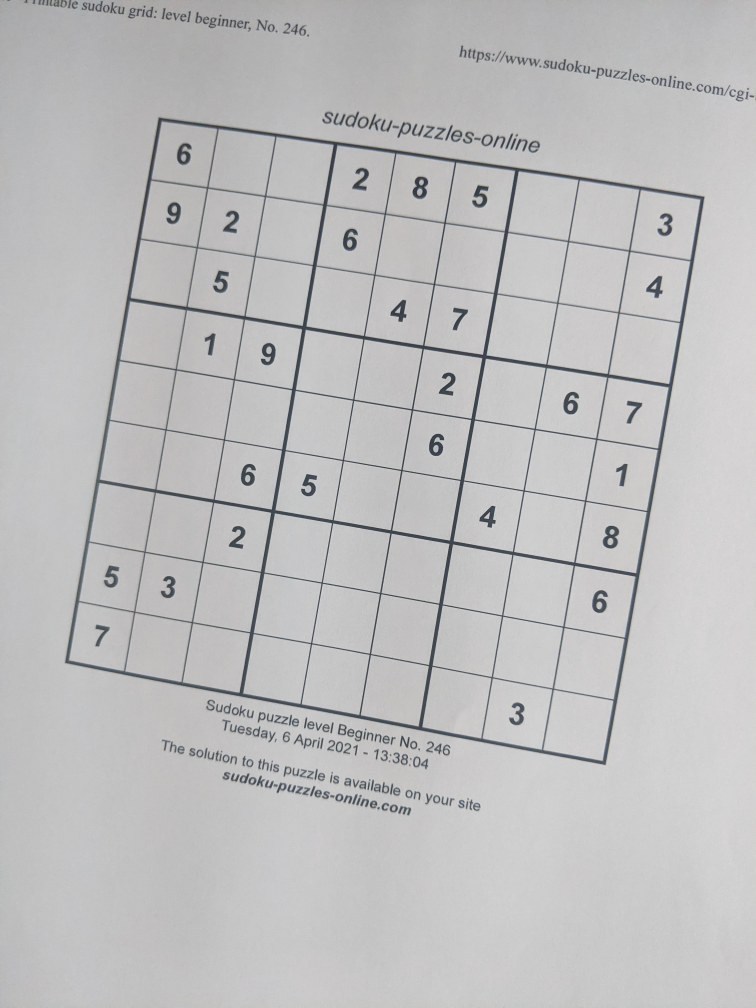
#> input picture testare/clasic/01.jpg, 3024 x 4032 px (shown at 1/4 size)
$ python -i sudoku.py   (imports and definitions only)
#> lines starting #> are read from the running program, lines starting #| are printed output that depends on the picture; after the words box and inside, x2 and y2 are one past the last pixel; in counts of white or black regions, pixels touching at a corner belong together
#> further down, picture is the input picture: shape (4032, 3024, 3); mean B, G, R 190.3, 189.8, 189.9
import os
import queue
from queue import Queue
import cv2 as cv
import numpy as np
import math


def area_length(coord_x, coord_y):
    return math.sqrt((coord_x[0] - coord_y[0])**2 + (coord_x[1] - coord_y[1])**2)
# [250 lines left out: functions cut_sudoku, clear_patches, color_filter, crop_images, extract_vertical_lines, extract_horizontal_lines and 4 more, not called in this run]
def normalize_image(img):
    noise = cv.dilate(img, np.ones((7,7),np.uint8))
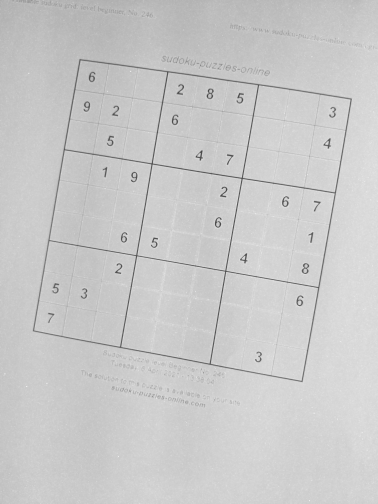
#> noise: shape (4032, 3024) (shown at 1/8 size); min 64, max 255, mean 201.4
    blur = cv.medianBlur(img, 21)
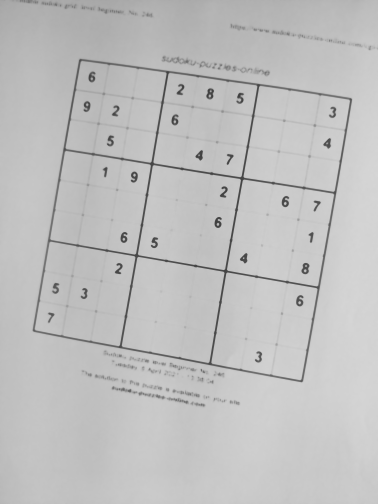
#> blur: shape (4032, 3024) (shown at 1/8 size); min 62, max 214, mean 191.5
    res = 255 - cv.absdiff(img, blur)
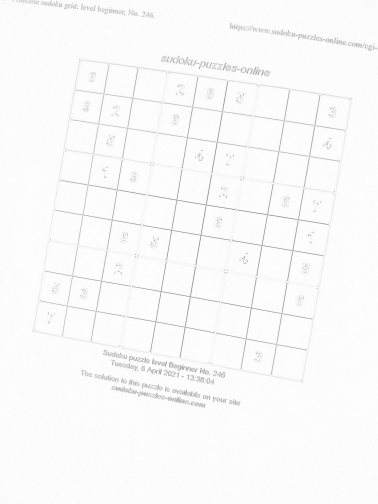
#> res: shape (4032, 3024) (shown at 1/8 size); min 90, max 255, mean 249.9
    no_shdw = cv.normalize(res,None, alpha=0, beta=255, norm_type=cv.NORM_MINMAX)
    return no_shdw
# [47 lines left out: functions preprocess_image, reorder, show_image, not called in this run]
def turn_binary(img):
    image_raw = cv.cvtColor(img, cv.COLOR_BGR2GRAY)
    kernel = np.array([[0., 1., 0.], [1., 1., 1.], [0., 1., 0.]], np.uint8)
    image = normalize_image(image_raw)
    image_g_blur = cv.GaussianBlur(image, (5, 5), 0)
    image_sharpened = cv.addWeighted(image, 1.2, image_g_blur, 1 , 0)
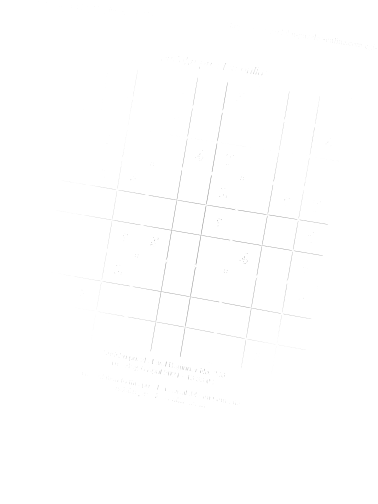
#> image_sharpened: shape (4032, 3024) (shown at 1/8 size); min 47, max 255, mean 254.6
    thresh = cv.adaptiveThreshold(image_sharpened, 255, cv.ADAPTIVE_THRESH_MEAN_C, \
                                           cv.THRESH_BINARY_INV, 3, 2)
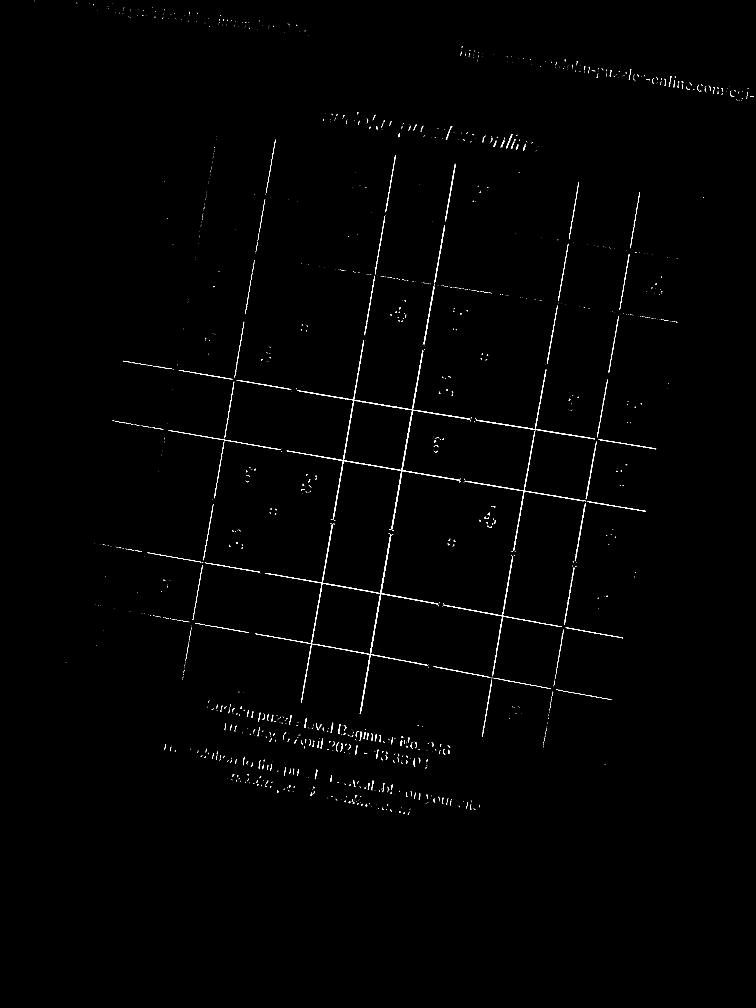
#> thresh: shape (4032, 3024) (shown at 1/4 size); 0.46% white in thin lines or dots, all inside (x1, y1, x2, y2) = (138, 3, 3014, 3259)

    thresh = cv.dilate(thresh, kernel, iterations = 1)
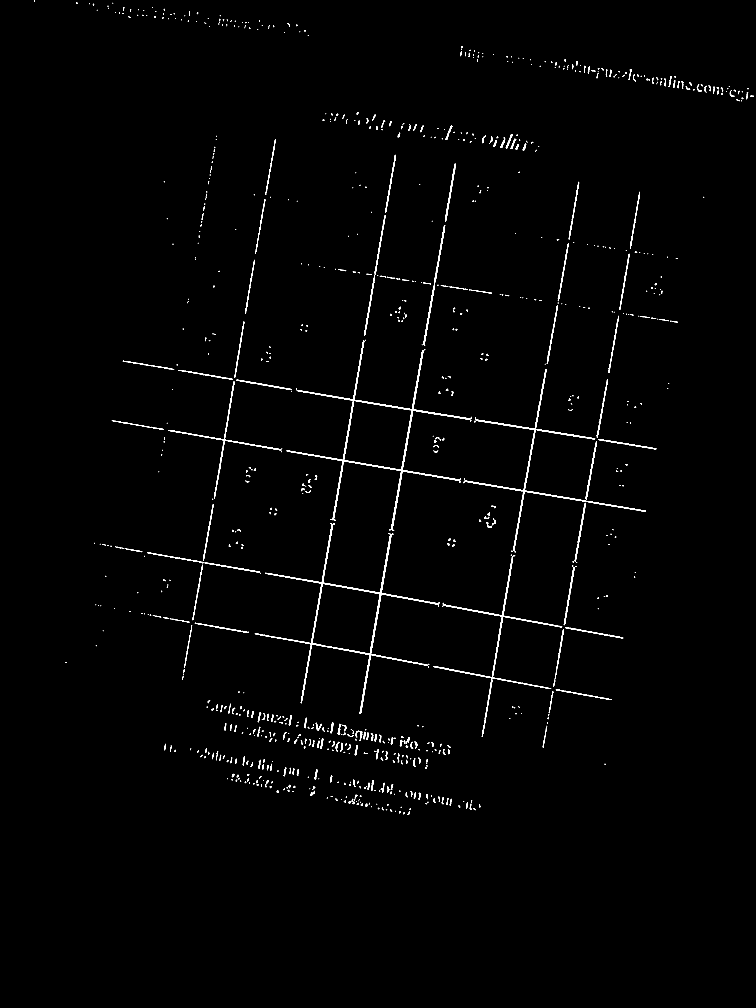
#> thresh: shape (4032, 3024) (shown at 1/4 size); 0.93% white; 1028 white regions (521 under 20 px), largest, box (x1, y1, x2, y2) and area: (1146, 1361, 1882, 2118) 14856, (1019, 2096, 1754, 2856) 14330, (1858, 1477, 2381, 2204) 8382
    return thresh
# [310 lines left out: functions turn_binary_colored, get_colored_thresh, get_colored_patch, process_cropped_sudoku, set_zones, sudoku, not called in this run]

# Change this on your machine
"""
images_path = "D:\An III\ComputerVision\Laborator\Proiect1\\antrenare\jigsaw\\"
predictions_filename_path = "D:\An III\ComputerVision\Laborator\Proiect1\evaluare\\fisiere_solutie\Costrun_Larisa_343\jigsaw\\"
task_number = "task2"
"""
images_path = "D:\An III\ComputerVision\Laborator\Proiect1\\antrenare\clasic\\"
predictions_filename_path = "D:\An III\ComputerVision\Laborator\Proiect1\evaluare\\fisiere_solutie\Costrun_Larisa_343\clasic\\"
task_number = "task1"

# [1 line not run here, left out]

>>> import cv2
>>> picture = cv2.imread('testare/clasic/01.jpg')
>>> result = turn_binary(picture)

$ run again, on testare/clasic/02.jpg
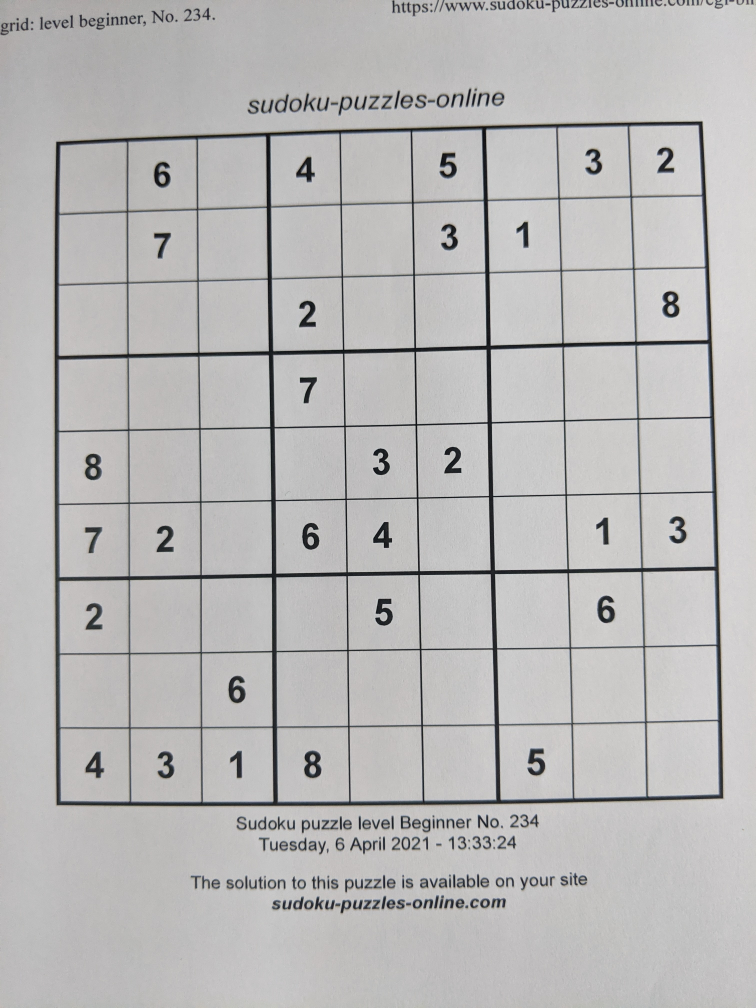
#> input picture testare/clasic/02.jpg, 3024 x 4032 px (shown at 1/4 size)
#> picture is the input picture: shape (4032, 3024, 3); mean B, G, R 184.3, 184.5, 185.4
#> in turn_binary, `image_sharpened = cv.addWeighted(image, 1.2, image_g_blur, 1 , 0)`:
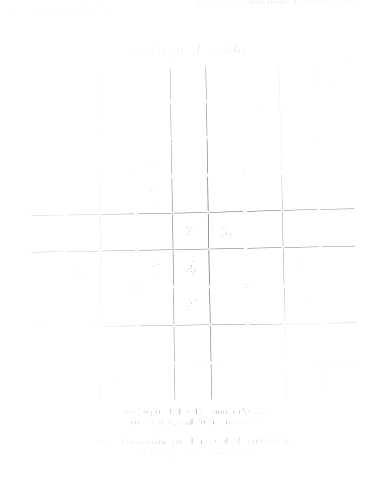
#> image_sharpened: shape (4032, 3024) (shown at 1/8 size); min 38, max 255, mean 254.4
#> in turn_binary, `thresh = cv.dilate(thresh, kernel, iterations = 1)`:
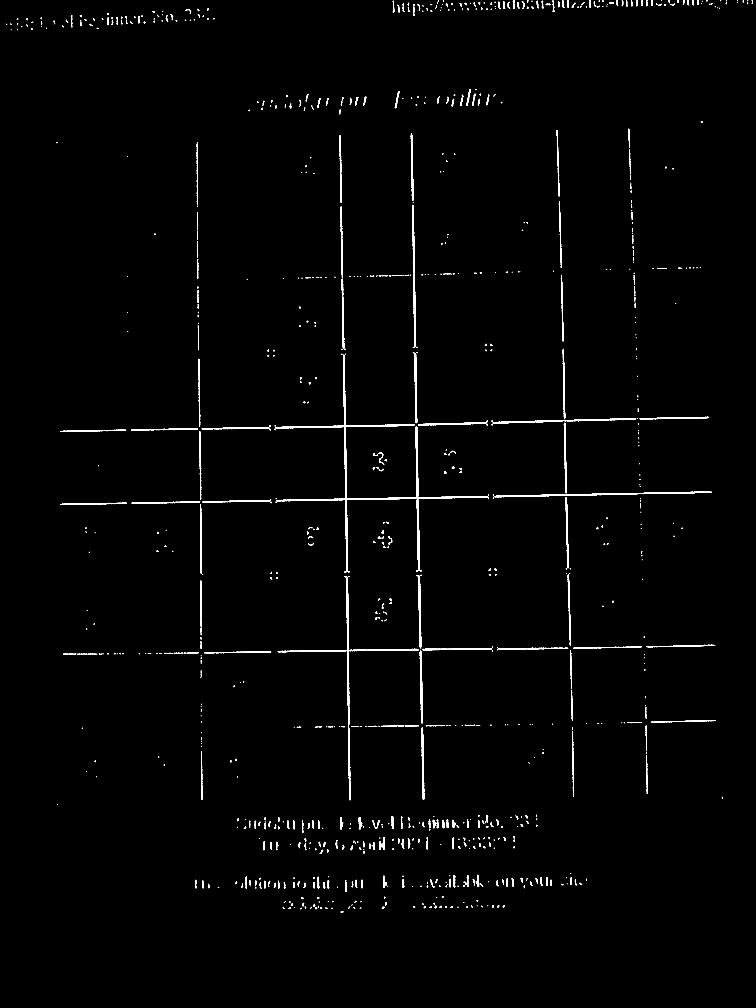
#> thresh: shape (4032, 3024) (shown at 1/4 size); 1% white; 1058 white regions (485 under 20 px), largest, box (x1, y1, x2, y2) and area: (1102, 1419, 1953, 2286) 17225, (1111, 2308, 1676, 2910) 6314, (1648, 819, 1664, 1387) 3457

$ run again, on testare/clasic/03.jpg
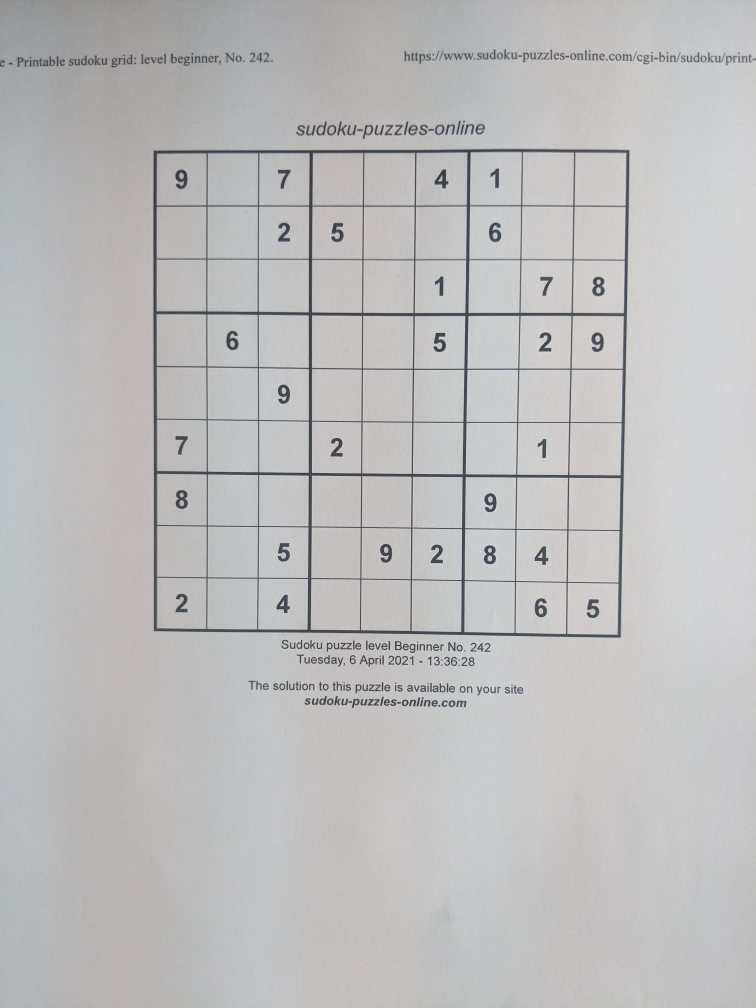
#> input picture testare/clasic/03.jpg, 3024 x 4032 px (shown at 1/4 size)
#> picture is the input picture: shape (4032, 3024, 3); mean B, G, R 189.2, 188.8, 189.3
#> in turn_binary, `image_sharpened = cv.addWeighted(image, 1.2, image_g_blur, 1 , 0)`:
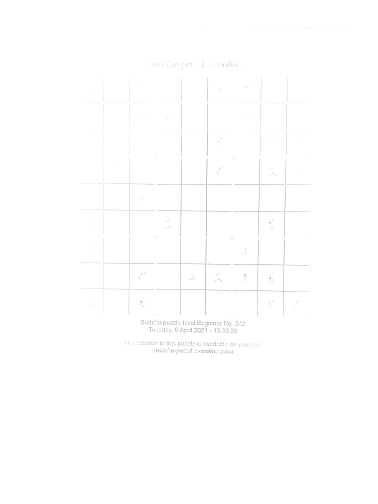
#> image_sharpened: shape (4032, 3024) (shown at 1/8 size); min 43, max 255, mean 254.3
#> in turn_binary, `thresh = cv.dilate(thresh, kernel, iterations = 1)`:
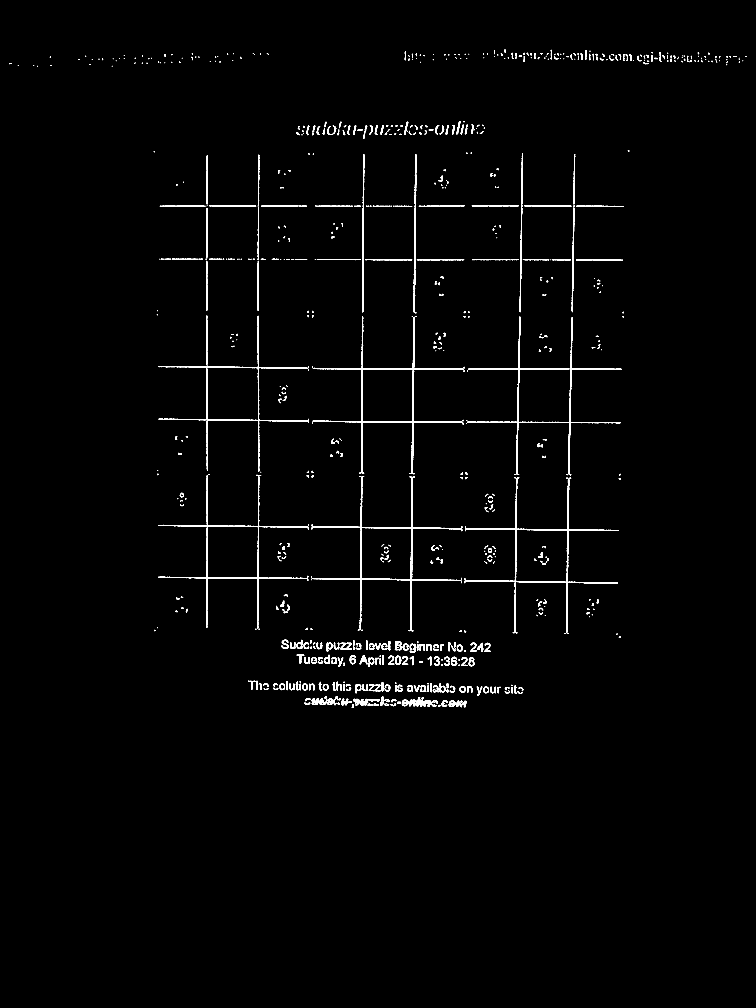
#> thresh: shape (4032, 3024) (shown at 1/4 size); 1.2% white; 882 white regions (295 under 20 px), largest, box (x1, y1, x2, y2) and area: (1247, 1907, 1849, 2521) 11644, (1250, 1266, 1855, 1895) 11435, (1860, 1912, 2476, 2533) 11201
